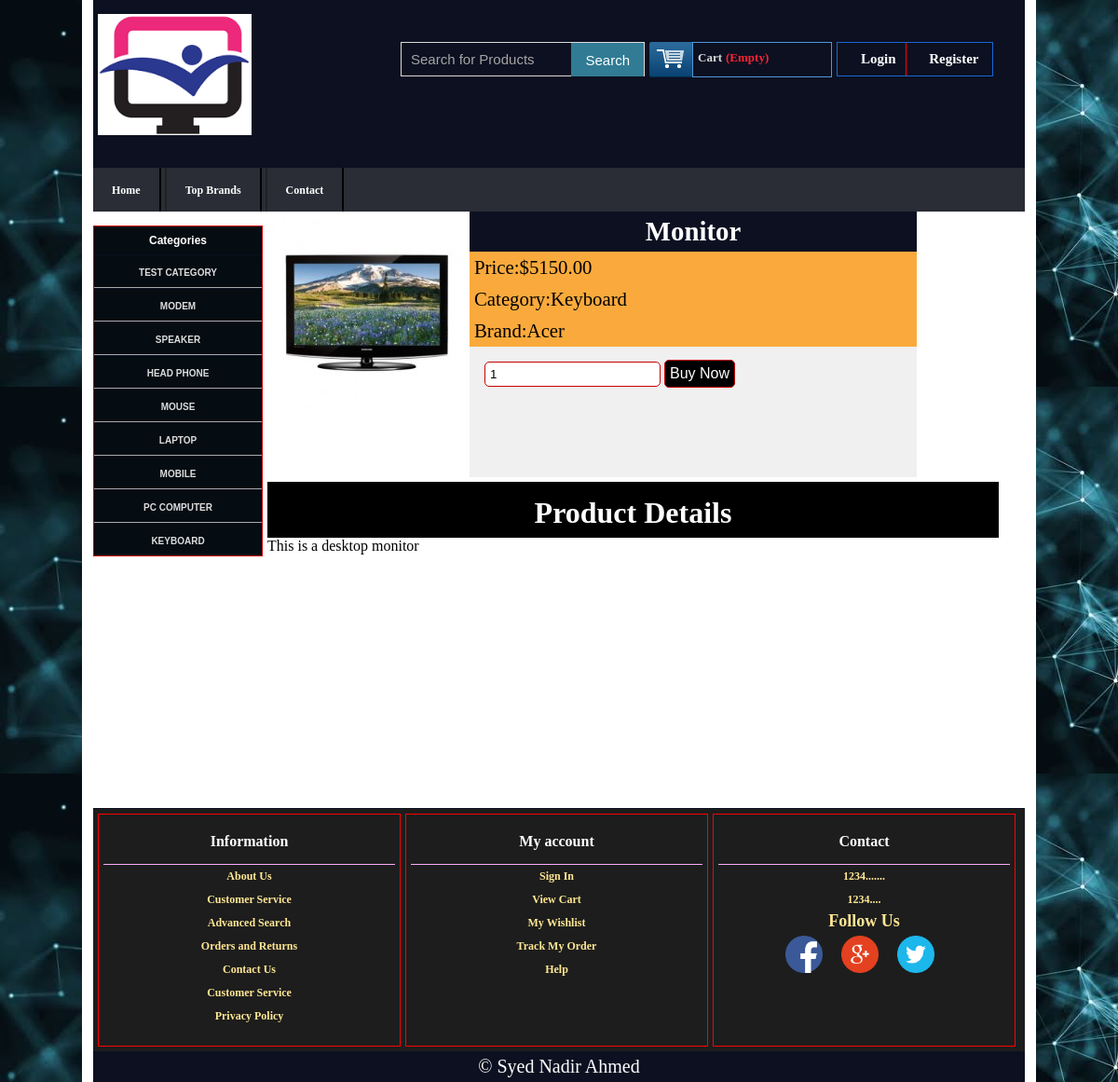
/preview.php?proid=1, run on the app's committed database.
### tables this page shows
CREATE TABLE `tbl_category` (
  `category_Id` int(11) NOT NULL,
  `category_Name` varchar(255) NOT NULL
);

CREATE TABLE `tbl_product` (
  `productId` int(11) NOT NULL,
  `productName` varchar(255) NOT NULL,
  `category_Id` int(11) NOT NULL,
  `brandId` int(11) NOT NULL,
  `body` text NOT NULL,
  `price` float(10,2) NOT NULL,
  `image` varchar(255) NOT NULL,
  `type` tinyint(4) NOT NULL DEFAULT 0
);

CREATE TABLE `tbl_brand` (
  `brandId` int(11) NOT NULL,
  `brandName` varchar(255) NOT NULL
);

### classes/Category.php (called while the page is built, shortened)
<?php
	$filepath = realpath(dirname(__File__));
	include_once ($filepath.'/../lib/Database.php');
?>
<?php
class Category{
	private $db;
	public function __construct(){
		$this->db = new Database();
	}
	public function getAllcat(){
		$query = "SELECT * FROM tbl_category ORDER BY category_Id DESC";
		$result = $this->db->select($query);
		return $result;
	}
}
?>

### lib/Database.php (called while the page is built, shortened)
<?php
Class Database{
   public $host   = DB_HOST;
   public $user   = DB_USER;
   public $pass   = DB_PASS;
   public $dbname = DB_NAME;
   public $link;
  private function connectDB(){
     $this->link = new mysqli($this->host, $this->user, $this->pass, $this->dbname);
   }
  public function select($query){
      $result = $this->link->query($query) or die($this->link->error.__LINE__);
      if($result->num_rows > 0){
        return $result;
      } else {
        return false;
      }
   }
}

### classes/Product.php (called while the page is built, shortened)
<?php
	$filepath = realpath(dirname(__File__));
	include_once ($filepath.'/../lib/Database.php');
?>
<?php
	class Product {
	private $db;
	public function __construct(){
		$this->db = new Database();
	}
	public function getSingleProduct($id){
		$query = "SELECT  p.*,c.category_Name,b.brandName
			FROM tbl_product AS p, tbl_category AS c, tbl_brand AS b
			WHERE P.category_Id = c.category_Id AND p.brandId = b.brandId AND p.productId = '$id'";
		$result = $this->db->select($query);
		return $result;
	}
 }
?>

### preview.php (the view, shortened to what this page needs)
<?php include 'inc/header.php';?>
<?php
    if(!isset($_GET['proid']) || $_GET['proid'] == NULL){
        echo "<script>window.location = '404.php';</script>";
    }else{
    	$id = $_GET['proid'];
    }
?>
	<div class="header_bottom">
		<div id="header_bottom_sidebar">
			<aside>
				<h2>Categories</h2>
				<ul>
					<?php
						$getCat = $ctg->getAllcat();
						if ($getCat) {
						 	while ($result = $getCat->fetch_assoc()) {
					?>
					<li><a href="productsbycategory.php?catId=<?php echo $result['category_Id']?>"><?php echo $result['category_Name']?></a></li>
					<?php } } ?>
				</ul>
			</aside>
		</div>
		<div class="details_main">
			<?php
				$getpd = $prd->getSingleProduct($id);
				if ($getpd) {
					while ($result = $getpd->fetch_assoc()) {
			?>
				<div class="pre_con">
					<div class="details_img">
						<img src="admin/<?php echo $result['image'];?>" alt="" />
					</div>
				<div class="pre_details">
					<h2><?php echo $result['productName'];?></h2>
					<div class="price">
						<p>Price:$<?php echo $result['price'];?></p>
						<p>Category:<?php echo $result['category_Name'];?></p>
						<p>Brand:<?php echo $result['brandName'];?></p>
					</div>
				<div class="add_cart">
					<form action="" method="post">
						<input type="number" class="buyfield" name="quantity" value="1"/>
						<input type="submit" class="buysubmit" name="submit" value="Buy Now"/>
					</form>
				</div>
			</div>
			</div>
			<div class="product_details">
				<h2>Product Details</h2>
				<?php echo $result['body'];?>
			</div>
		<?php } } ?>
	</div>
</div>
<?php include 'inc/footer.php';?>

### css/style.css (style rules this page uses)
* { margin:0; padding:0; }
body { background-image:url(../images/body_bg.jpg); }
a { text-decoration: none; }
.header_bottom { width:100%; height:auto; overflow: hidden; border-bottom:1px solid #0C1021; }
#header_bottom_sidebar { margin-top: 15px; width:18%; display:block; height:auto; float:left; background:#050C12; border:1px solid #CD0000; }
#header_bottom_sidebar h2 { font-size: 12px; text-align: center; padding: 8px; font-family: arial; color: #fff; font-weight: bold; }
#header_bottom_sidebar ul { list-style-type:none; }
#header_bottom_sidebar ul li { border-bottom:1px solid #A8A8A8; border-top:1px solid #0C1021; text-align: center; padding: 8px; }
#header_bottom_sidebar ul li:last-child { border-bottom:none; }
#header_bottom_sidebar ul li a { display:inline; color: #ddd; font-size: 10px; font-weight: bold; font-family: sans-serif; text-transform: uppercase; }
.Information_Gr, .Customer_info, .social_contact, ul { list-style-type:none; }
.Information_Gr, .Customer_info, .social_contact, ul li { text-align: center; padding: 5px; }
.Information_Gr, .Customer_info, .social_contact, ul li a { font-size: 12px; font-weight: bold; color: #FFE793; }
.details_main { width: 80%; min-height: 500px; height: auto; float: left; padding-left: 5px; box-sizing: border-box; display:block; }
.pre_con { display:block; overflow:hidden; height: auto; }
.details_img { float:left; }
.details_img img { max-width:300px; width:100%; min-height:150px; vertical-align: -webkit-baseline-middle; }
.pre_details { max-width: 480px; width: 100%; min-height: 285px; height: auto; float: left; margin-left: 5px; background-color: #F0F0F0; }
.pre_details h2 { padding:5px; text-align:center; font-size:1.8rem; font-weight:bold; color:#fff; background-color:#0C1021; }
.pre_details p { text-align:justify; font-size:1.2rem; padding:5px }
.pre_details .price p { background-color:#FAAA3C; font-size:1.3rem; }
.add_cart { max-width: 350px; height: 35px; width:100%; padding:8px; }
.add_cart input[type="number"] { margin:3px 0 0 3px; padding:5px; box-sizing:border-box; border:1px solid #C60000; border-radius:5px; }
.add_cart input[type="submit"] { color:#fff; font-size:1rem; background-color:#000; padding:5px; box-sizing:border-box; border:1px solid #C60000; border-radius:5px; cursor: pointer; }
.product_details { max-width:755px; width: 100%; min-height: 350px; height: auto; margin-top: 5px; }
.product_details h2 { width:100%; height:30px; display:block; text-align:center; background-color:#000; color:#fff; padding:15px; font-size:2rem; font-weight:bold; }

### preview.php (style rules this page uses)
.add_cart form { padding: 5px; }

### data on the page
tbl_category: category_Name "TEST CATEGORY"
tbl_category: category_Name "MODEM"
tbl_category: category_Name "SPEAKER"
tbl_category: category_Name "HEAD PHONE"
tbl_category: category_Name "MOUSE"
tbl_category: category_Name "LAPTOP"
tbl_category: category_Name "MOBILE"
tbl_category: category_Name "PC COMPUTER"
tbl_category: category_Name "KEYBOARD"
tbl_product: image (picture), productName "Monitor", price "5150.00", category_Id.category_Name "Keyboard", brandId.brandName "Acer", body "This is a desktop monitor"
